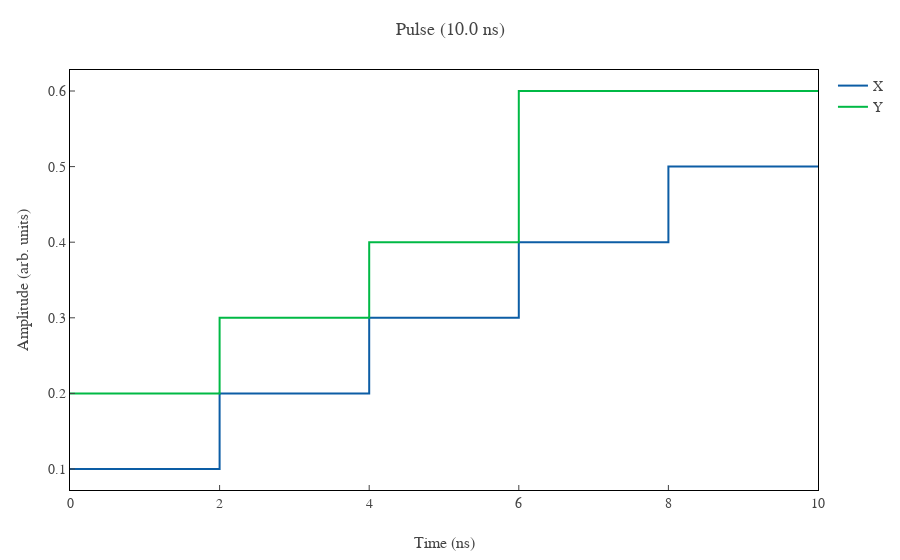
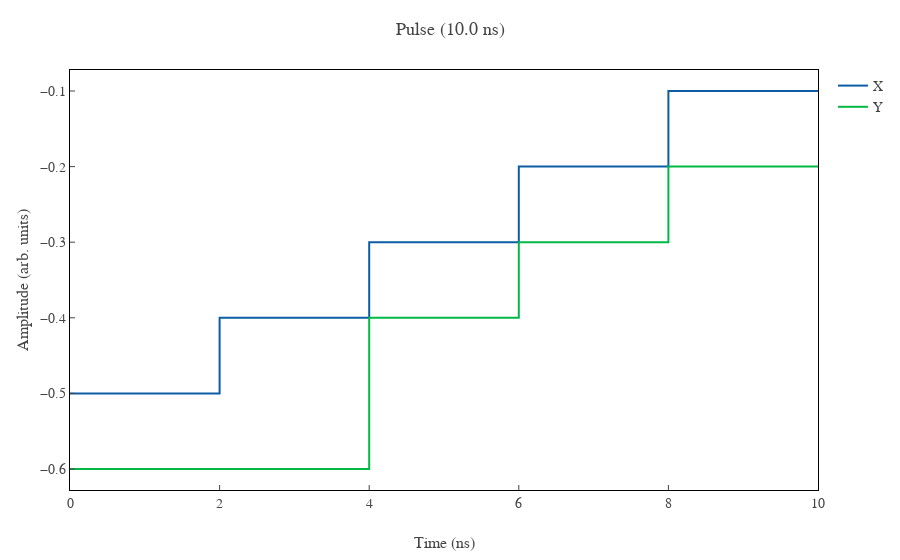

The cell these charts' notebook holds for them, in order:
### Code cell
# Create an arbitrary pulse
iq_array = [
    0.1 + 0.2j,
    0.2 + 0.3j,
    0.3 + 0.4j,
    0.4 + 0.6j,
    0.5 + 0.6j,
]
arbit = qx.Pulse(iq_array)

# Plot the pulse
arbit.plot()

# Plot the reverse of the pulse
arbit.inverted().plot()

### Figure 1 — Plotly figure (JSON) as saved in the notebook; plotly's stock layout.template omitted (floating-point values rounded to 4 significant figures)
{"data": [{"line": {"shape": "hv"}, "mode": "lines", "name": "X", "type": "scatter", "x": [0, 2, 4, 6, 8, 10], "y": [0.1, 0.2, 0.3, 0.4, 0.5, 0.5]}, {"line": {"shape": "hv"}, "mode": "lines", "name": "Y", "type": "scatter", "x": [0, 2, 4, 6, 8, 10], "y": [0.2, 0.3, 0.4, 0.6, 0.6, 0.6]}], "layout": {"title": {"text": "Pulse (10.0 ns)"}, "xaxis": {"title": {"text": "Time (ns)"}}, "yaxis": {"title": {"text": "Amplitude (arb. units)"}}}}

### Figure 2 — Plotly figure (JSON) as saved in the notebook; plotly's stock layout.template omitted (floating-point values rounded to 4 significant figures)
{"data": [{"line": {"shape": "hv"}, "mode": "lines", "name": "X", "type": "scatter", "x": [0, 2, 4, 6, 8, 10], "y": [-0.5, -0.4, -0.3, -0.2, -0.1, -0.1]}, {"line": {"shape": "hv"}, "mode": "lines", "name": "Y", "type": "scatter", "x": [0, 2, 4, 6, 8, 10], "y": [-0.6, -0.6, -0.4, -0.3, -0.2, -0.2]}], "layout": {"title": {"text": "Pulse (10.0 ns)"}, "xaxis": {"title": {"text": "Time (ns)"}}, "yaxis": {"title": {"text": "Amplitude (arb. units)"}}}}
